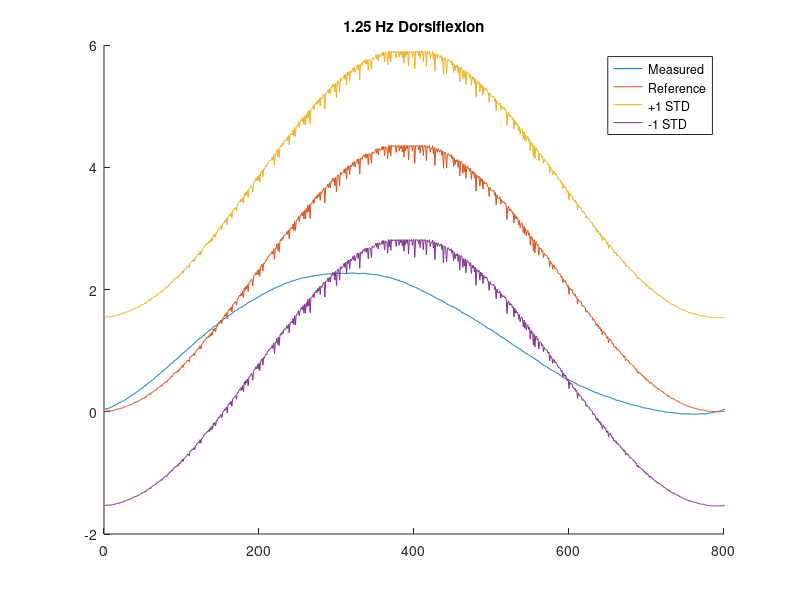

This chart was generated by the following MATLAB code:
clear;
clc;

p7mvcdf = load('Patient8_MVC_DF.txt');
p7df25 = load('PatNo8_VR_AnklePosNeutral_DF_1-25Hz.txt');

p7df_m = p7df25(:,1);
p7df_ref = p7df25(:,2);

serial2lbs_bipolar = 125/2048;
lbs2NmAt15cm = 4.448*.15;

n = 450;
for i = 1:80
    
    df(:,i) = p7df_m(n:800+n);
    n = n + 800;
 
    
end

dfm = mean(df,2);

SDdfm = std(dfm);
SDdfmP = dfm + SDdfm;
SDdfmM = dfm - SDdfm;

mvcdf1 = max(p7mvcdf(5500:9500));
mvcdf2 = max(p7mvcdf(25500:29500));
mvcdf3 = max(p7mvcdf(45500:49500));

mvcdfSerial = max([mvcdf1, mvcdf2, mvcdf3]);
mvcdf_Nm = abs(mvcdfSerial)*serial2lbs_bipolar*lbs2NmAt15cm;

refsig = p7df_ref(451:1251);
refsigser2Nm = mvcdf_Nm/4096*0.2;

ref = refsig*refsigser2Nm;
SDref = std(ref);
refp = ref + SDref;
refm = ref - SDref;

hold on;
title('1.25 Hz Dorsiflexion');
plot(dfm*serial2lbs_bipolar*lbs2NmAt15cm+7.25);
plot(ref);
%plot(SDdfmP*serial2lbs_bipolar*lbs2NmAt15cm+7.25);
%plot(SDdfmM*serial2lbs_bipolar*lbs2NmAt15cm+7.25);
plot(refp);
plot(refm);
xlim([0 800]);
legend('Measured','Reference','+1 STD','-1 STD');

